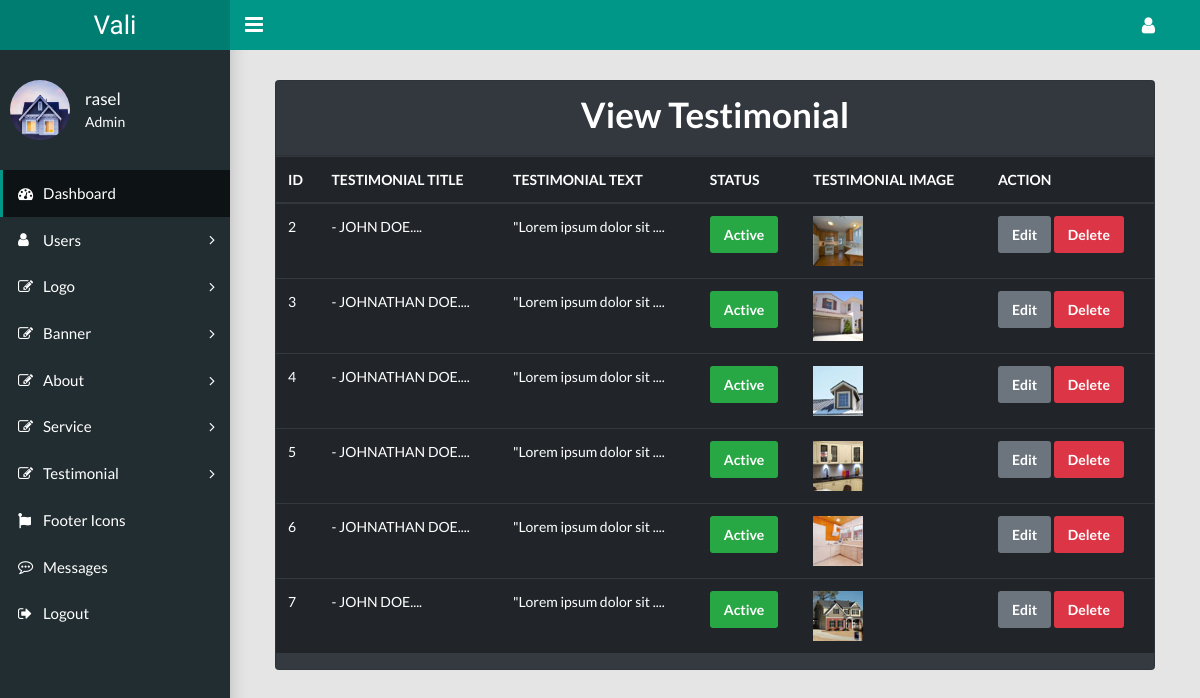
Page /view-testi.php (signed in) on the committed database.
### tables this page shows
CREATE TABLE `testis` (
  `id` int(11) NOT NULL,
  `testi_text` text NOT NULL,
  `testi_title` varchar(200) NOT NULL,
  `testi_img` varchar(200) NOT NULL,
  `status` int(11) NOT NULL
);

### view-testi.php (the view, shortened to what this page needs)
<?php
require 'db.php';
$select_data = "SELECT * FROM testis";
$select_con = mysqli_query($db, $select_data);
?>
<?php require 'des_assets/admin-header.php'; ?>
    <link rel="stylesheet" href="custom.css">
    <main class="app-content">
        <section>
            <div class="container-fluid">
                <div class="row">
                    <div class="col-lg-12 m-auto">
                        <div class="card text-white bg-dark mb-3">
                            <div class="card-header"><h1 class="text-center">View Testimonial</h1></div>
                            <table class="table table-dark">
                                <thead>
                                <tr>
                                    <th>ID</th>
                                    <th>TESTIMONIAL TITLE</th>
                                    <th>TESTIMONIAL TEXT</th>
                                    <th>STATUS</th>
                                    <th>TESTIMONIAL IMAGE</th>
                                    <th>ACTION</th>
                                </tr>
                                </thead>
                                <tbody>
                                <?php
                                foreach ($select_con as $value) { ?>
                                    <tr>
                                        <td><?php echo $value['id']; ?></td>
                                        <td><?php echo substr($value['testi_title'], 0, 20) . "...."; ?></td>
                                        <td><?php echo substr($value['testi_text'], 0, 25) . "...."; ?></td>
                                        <td>
                                            <?php
                                            if ($value['status'] == '1') { ?>
                                                <button type="button" class="btn btn-success text-white"
                                                        data-toggle="modal"
                                                        data-target="#status<?php echo $value['id']; ?>">
                                                    Active
                                                </button>
                                            <?php } ?>
                                        </td>
                                        <td><img src="uploads/testis/<?php echo $value['testi_img']; ?>" alt="Profile"
                                                 style="width: 50px;"></td>
                                        <td>
                                            <a href="edit-testi.php?id=<?php echo $value['id'] ?>"
                                               class="btn btn-secondary">Edit</a>
                                            <button type="button" class="btn btn-danger" data-toggle="modal"
                                                    data-target="#delete<?php echo $value['id']; ?>">
                                                Delete
                                            </button>
                                        </td>
                                    </tr>
                                <?php } ?>
                                </tbody>
                            </table>
                        </div>
                    </div>
                </div>
            </div>
        </section>
    </main>
<?php
require 'des_assets/admin-footer.php';
?>

### rows in the picture
testis: id "2", testi_title "- JOHN DOE", testi_text "\"Lorem ipsum dolor sit", testi_img (picture)
testis: id "3", testi_title "- JOHNATHAN DOE", testi_text "\"Lorem ipsum dolor sit", testi_img (picture)
testis: id "4", testi_title "- JOHNATHAN DOE", testi_text "\"Lorem ipsum dolor sit", testi_img (picture)
testis: id "5", testi_title "- JOHNATHAN DOE", testi_text "\"Lorem ipsum dolor sit", testi_img (picture)
testis: id "6", testi_title "- JOHNATHAN DOE", testi_text "\"Lorem ipsum dolor sit", testi_img (picture)
testis: id "7", testi_title "- JOHN DOE", testi_text "\"Lorem ipsum dolor sit", testi_img (picture)

### other values in the picture
$_SESSION['user_name'] "rasel"
